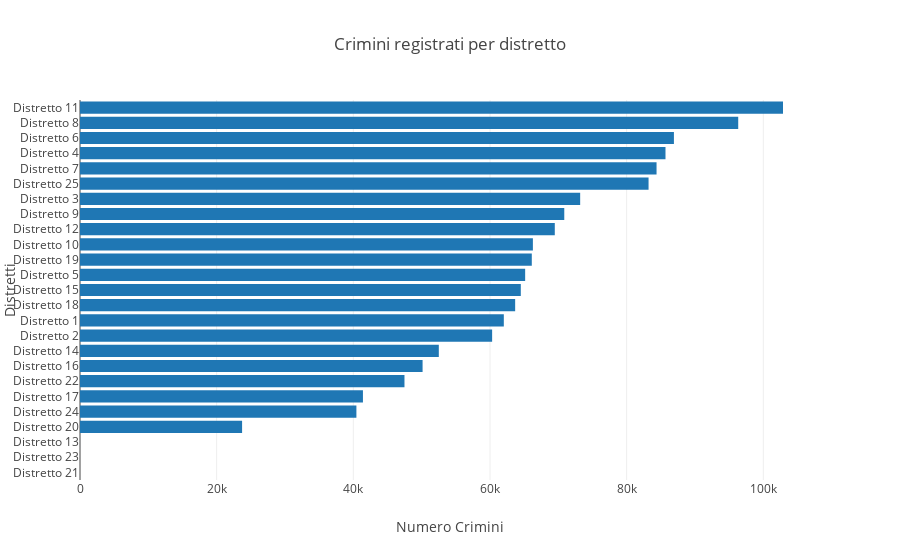

Here is the notebook cell this chart was saved with:
### Code cell
import math
import plotly.offline as py

arrayDistrict=df['District'].values
dictDistrict=dict()

arrayDistrict=list(arrayDistrict)
arrayOccorrenze=list()
for i in range (1,26):
    #arrayOccorrenze.append(arrayDistrict.count(i)+arrayDistrict.count(str(float(i))))
    dictDistrict[i]=arrayDistrict.count(i)+arrayDistrict.count(str(float(i)))

sorted_by_value = sorted(dictDistrict.items(), key=lambda kv: kv[1])

#giorni = list(sorted_by_value[0][0])
#cont_giorni = list(sorted_by_value[:][1])
distretti=list()
contatore_distretti=list()

for a,b in sorted_by_value:
    distretti.append("Distretto "+str(a))
    contatore_distretti.append(b)

data = [go.Bar(
            y=distretti,
            x=contatore_distretti,
        orientation = 'h'
)]
layout = go.Layout(
        title="Crimini registrati per distretto",
        xaxis=dict(title="Numero Crimini"),
        yaxis=dict(title="Distretti")
)

fig = go.Figure(data=data, layout=layout)

py.iplot(fig)

### Figure 1 — Plotly figure (JSON) as saved in the notebook; plotly's stock layout.template omitted (floating-point values rounded to 4 significant figures)
{"data": [{"orientation": "h", "type": "bar", "uid": "11586622-fe35-11e8-bcb0-ec8eb541bed5", "x": [0, 0, 1, 23721, 40449, 41406, 47484, 50134, 52509, 60312, 62022, 63682, 64508, 65146, 66115, 66276, 69482, 70869, 73195, 83204, 84373, 85681, 86915, 96325, 102878], "y": ["Distretto 21", "Distretto 23", "Distretto 13", "Distretto 20", "Distretto 24", "Distretto 17", "Distretto 22", "Distretto 16", "Distretto 14", "Distretto 2", "Distretto 1", "Distretto 18", "Distretto 15", "Distretto 5", "Distretto 19", "Distretto 10", "Distretto 12", "Distretto 9", "Distretto 3", "Distretto 25", "Distretto 7", "Distretto 4", "Distretto 6", "Distretto 8", "Distretto 11"]}], "layout": {"title": "Crimini registrati per distretto", "xaxis": {"title": "Numero Crimini"}, "yaxis": {"title": "Distretti"}}}
